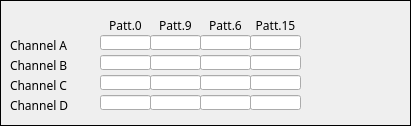
   <widget class="caFrame" name="caframe_6">
    <property name="geometry">
     <rect>
      <x>5</x>
      <y>220</y>
      <width>411</width>
      <height>126</height>
     </rect>
    </property>
    <property name="frameShape">
     <enum>QFrame::Box</enum>
    </property>
    <property name="frameShadow">
     <enum>QFrame::Plain</enum>
    </property>
    <property name="lineWidth">
     <number>1</number>
    </property>
    <property name="midLineWidth">
     <number>1</number>
    </property>
    <property name="background">
     <color>
      <red>0</red>
      <green>0</green>
      <blue>0</blue>
     </color>
    </property>
    <property name="backgroundMode">
     <enum>caFrame::Outline</enum>
    </property>
    <property name="styleSheet" stdset="0">
     <string notr="true"/>
    </property>
    <widget class="caLineEdit" name="calineedit_4">
     <property name="geometry">
      <rect>
       <x>200</x>
       <y>35</y>
       <width>51</width>
       <height>15</height>
      </rect>
     </property>
     <property name="font">
      <font>
       <family>Sans Serif</family>
       <pointsize>9</pointsize>
      </font>
     </property>
     <property name="text">
      <string/>
     </property>
     <property name="echoMode">
      <enum>QLineEdit::Normal</enum>
     </property>
     <property name="alignment">
      <set>Qt::AlignRight|Qt::AlignTop|Qt::AlignTrailing</set>
     </property>
     <property name="readOnly">
      <bool>true</bool>
     </property>
     <property name="channel" stdset="0">
      <string notr="true">$(BPM):dsc:coeff:ch_a:gain_2</string>
     </property>
     <property name="background">
      <color>
       <red>255</red>
       <green>255</green>
       <blue>255</blue>
      </color>
     </property>
     <property name="colorMode">
      <enum>caLineEdit::Static</enum>
     </property>
     <property name="precision">
      <number>3</number>
     </property>
     <property name="precisionMode">
      <enum>caLineEdit::User</enum>
     </property>
     <property name="fontScaleMode" stdset="0">
      <enum>caLineEdit::WidthAndHeight</enum>
     </property>
    </widget>
    <widget class="QLabel" name="label_21">
     <property name="geometry">
      <rect>
       <x>250</x>
       <y>15</y>
       <width>51</width>
       <height>20</height>
      </rect>
     </property>
     <property name="font">
      <font>
       <family>Sans Serif</family>
       <pointsize>9</pointsize>
      </font>
     </property>
     <property name="text">
      <string>Patt.15</string>
     </property>
     <property name="alignment">
      <set>Qt::AlignCenter</set>
     </property>
    </widget>
    <widget class="caLineEdit" name="calineedit_13">
     <property name="geometry">
      <rect>
       <x>150</x>
       <y>75</y>
       <width>51</width>
       <height>15</height>
      </rect>
     </property>
     <property name="font">
      <font>
       <family>Sans Serif</family>
       <pointsize>9</pointsize>
      </font>
     </property>
     <property name="text">
      <string/>
     </property>
     <property name="echoMode">
      <enum>QLineEdit::Normal</enum>
     </property>
     <property name="alignment">
      <set>Qt::AlignRight|Qt::AlignTop|Qt::AlignTrailing</set>
     </property>
     <property name="readOnly">
      <bool>true</bool>
     </property>
     <property name="channel" stdset="0">
      <string notr="true">$(BPM):dsc:coeff:ch_c:gain_1</string>
     </property>
     <property name="background">
      <color>
       <red>255</red>
       <green>255</green>
       <blue>255</blue>
      </color>
     </property>
     <property name="colorMode">
      <enum>caLineEdit::Static</enum>
     </property>
     <property name="precision">
      <number>3</number>
     </property>
     <property name="precisionMode">
      <enum>caLineEdit::User</enum>
     </property>
     <property name="fontScaleMode" stdset="0">
      <enum>caLineEdit::WidthAndHeight</enum>
     </property>
    </widget>
    <widget class="caRelatedDisplay" name="carelateddisplay_2">
     <property name="geometry">
      <rect>
       <x>310</x>
       <y>55</y>
       <width>31</width>
       <height>16</height>
      </rect>
     </property>
     <property name="font">
      <font>
       <pointsize>9</pointsize>
      </font>
     </property>
     <property name="labels">
      <string notr="true">plot</string>
     </property>
     <property name="files">
      <string notr="true">dsc_ch</string>
     </property>
     <property name="args">
      <string notr="true">BPM=$(BPM):dsc:coeff:ch_b,CH=B,BPM1=$(BPM)</string>
     </property>
    </widget>
    <widget class="caRelatedDisplay" name="carelateddisplay">
     <property name="geometry">
      <rect>
       <x>310</x>
       <y>35</y>
       <width>31</width>
       <height>16</height>
      </rect>
     </property>
     <property name="font">
      <font>
       <pointsize>9</pointsize>
      </font>
     </property>
     <property name="labels">
      <string notr="true">plot</string>
     </property>
     <property name="files">
      <string notr="true">dsc_ch</string>
     </property>
     <property name="args">
      <string notr="true">BPM=$(BPM):dsc:coeff:ch_a,CH=A,BPM1=$(BPM)</string>
     </property>
    </widget>
    <widget class="caLineEdit" name="calineedit_9">
     <property name="geometry">
      <rect>
       <x>150</x>
       <y>55</y>
       <width>51</width>
       <height>15</height>
      </rect>
     </property>
     <property name="font">
      <font>
       <family>Sans Serif</family>
       <pointsize>9</pointsize>
      </font>
     </property>
     <property name="text">
      <string/>
     </property>
     <property name="echoMode">
      <enum>QLineEdit::Normal</enum>
     </property>
     <property name="alignment">
      <set>Qt::AlignRight|Qt::AlignTop|Qt::AlignTrailing</set>
     </property>
     <property name="readOnly">
      <bool>true</bool>
     </property>
     <property name="channel" stdset="0">
      <string notr="true">$(BPM):dsc:coeff:ch_b:gain_1</string>
     </property>
     <property name="background">
      <color>
       <red>255</red>
       <green>255</green>
       <blue>255</blue>
      </color>
     </property>
     <property name="colorMode">
      <enum>caLineEdit::Static</enum>
     </property>
     <property name="precision">
      <number>3</number>
     </property>
     <property name="precisionMode">
      <enum>caLineEdit::User</enum>
     </property>
     <property name="fontScaleMode" stdset="0">
      <enum>caLineEdit::WidthAndHeight</enum>
     </property>
    </widget>
    <widget class="caLineEdit" name="calineedit_15">
     <property name="geometry">
      <rect>
       <x>100</x>
       <y>95</y>
       <width>51</width>
       <height>15</height>
      </rect>
     </property>
     <property name="font">
      <font>
       <family>Sans Serif</family>
       <pointsize>9</pointsize>
      </font>
     </property>
     <property name="text">
      <string/>
     </property>
     <property name="echoMode">
      <enum>QLineEdit::Normal</enum>
     </property>
     <property name="alignment">
      <set>Qt::AlignRight|Qt::AlignTop|Qt::AlignTrailing</set>
     </property>
     <property name="readOnly">
      <bool>true</bool>
     </property>
     <property name="channel" stdset="0">
      <string notr="true">$(BPM):dsc:coeff:ch_d:gain_0</string>
     </property>
     <property name="background">
      <color>
       <red>255</red>
       <green>255</green>
       <blue>255</blue>
      </color>
     </property>
     <property name="colorMode">
      <enum>caLineEdit::Static</enum>
     </property>
     <property name="precision">
      <number>3</number>
     </property>
     <property name="precisionMode">
      <enum>caLineEdit::User</enum>
     </property>
     <property name="fontScaleMode" stdset="0">
      <enum>caLineEdit::WidthAndHeight</enum>
     </property>
    </widget>
    <widget class="caLineEdit" name="calineedit_11">
     <property name="geometry">
      <rect>
       <x>100</x>
       <y>75</y>
       <width>51</width>
       <height>15</height>
      </rect>
     </property>
     <property name="font">
      <font>
       <family>Sans Serif</family>
       <pointsize>9</pointsize>
      </font>
     </property>
     <property name="text">
      <string/>
     </property>
     <property name="echoMode">
      <enum>QLineEdit::Normal</enum>
     </property>
     <property name="alignment">
      <set>Qt::AlignRight|Qt::AlignTop|Qt::AlignTrailing</set>
     </property>
     <property name="readOnly">
      <bool>true</bool>
     </property>
     <property name="channel" stdset="0">
      <string notr="true">$(BPM):dsc:coeff:ch_c:gain_0</string>
     </property>
     <property name="background">
      <color>
       <red>255</red>
       <green>255</green>
       <blue>255</blue>
      </color>
     </property>
     <property name="colorMode">
      <enum>caLineEdit::Static</enum>
     </property>
     <property name="precision">
      <number>3</number>
     </property>
     <property name="precisionMode">
      <enum>caLineEdit::User</enum>
     </property>
     <property name="fontScaleMode" stdset="0">
      <enum>caLineEdit::WidthAndHeight</enum>
     </property>
    </widget>
    <widget class="caLineEdit" name="calineedit_14">
     <property name="geometry">
      <rect>
       <x>250</x>
       <y>95</y>
       <width>51</width>
       <height>15</height>
      </rect>
     </property>
     <property name="font">
      <font>
       <family>Sans Serif</family>
       <pointsize>9</pointsize>
      </font>
     </property>
     <property name="text">
      <string/>
     </property>
     <property name="echoMode">
      <enum>QLineEdit::Normal</enum>
     </property>
     <property name="alignment">
      <set>Qt::AlignRight|Qt::AlignTop|Qt::AlignTrailing</set>
     </property>
     <property name="readOnly">
      <bool>true</bool>
     </property>
     <property name="channel" stdset="0">
      <string notr="true">$(BPM):dsc:coeff:ch_d:gain_3</string>
     </property>
     <property name="background">
      <color>
       <red>255</red>
       <green>255</green>
       <blue>255</blue>
      </color>
     </property>
     <property name="colorMode">
      <enum>caLineEdit::Static</enum>
     </property>
     <property name="precision">
      <number>3</number>
     </property>
     <property name="precisionMode">
      <enum>caLineEdit::User</enum>
     </property>
     <property name="fontScaleMode" stdset="0">
      <enum>caLineEdit::WidthAndHeight</enum>
     </property>
    </widget>
    <widget class="caLineEdit" name="calineedit_7">
     <property name="geometry">
      <rect>
       <x>100</x>
       <y>55</y>
       <width>51</width>
       <height>15</height>
      </rect>
     </property>
     <property name="font">
      <font>
       <family>Sans Serif</family>
       <pointsize>9</pointsize>
      </font>
     </property>
     <property name="text">
      <string/>
     </property>
     <property name="echoMode">
      <enum>QLineEdit::Normal</enum>
     </property>
     <property name="alignment">
      <set>Qt::AlignRight|Qt::AlignTop|Qt::AlignTrailing</set>
     </property>
     <property name="readOnly">
      <bool>true</bool>
     </property>
     <property name="channel" stdset="0">
      <string notr="true">$(BPM):dsc:coeff:ch_b:gain_0</string>
     </property>
     <property name="background">
      <color>
       <red>255</red>
       <green>255</green>
       <blue>255</blue>
      </color>
     </property>
     <property name="colorMode">
      <enum>caLineEdit::Static</enum>
     </property>
     <property name="precision">
      <number>3</number>
     </property>
     <property name="precisionMode">
      <enum>caLineEdit::User</enum>
     </property>
     <property name="fontScaleMode" stdset="0">
      <enum>caLineEdit::WidthAndHeight</enum>
     </property>
    </widget>
    <widget class="QLabel" name="label_10">
     <property name="geometry">
      <rect>
       <x>10</x>
       <y>55</y>
       <width>91</width>
       <height>20</height>
      </rect>
     </property>
     <property name="font">
      <font>
       <family>Sans Serif</family>
       <pointsize>9</pointsize>
      </font>
     </property>
     <property name="text">
      <string>Channel B</string>
     </property>
    </widget>
    <widget class="caLineEdit" name="calineedit_17">
     <property name="geometry">
      <rect>
       <x>150</x>
       <y>95</y>
       <width>51</width>
       <height>15</height>
      </rect>
     </property>
     <property name="font">
      <font>
       <family>Sans Serif</family>
       <pointsize>9</pointsize>
      </font>
     </property>
     <property name="text">
      <string/>
     </property>
     <property name="echoMode">
      <enum>QLineEdit::Normal</enum>
     </property>
     <property name="alignment">
      <set>Qt::AlignRight|Qt::AlignTop|Qt::AlignTrailing</set>
     </property>
     <property name="readOnly">
      <bool>true</bool>
     </property>
     <property name="channel" stdset="0">
      <string notr="true">$(BPM):dsc:coeff:ch_d:gain_1</string>
     </property>
     <property name="background">
      <color>
       <red>255</red>
       <green>255</green>
       <blue>255</blue>
      </color>
     </property>
     <property name="colorMode">
      <enum>caLineEdit::Static</enum>
     </property>
     <property name="precision">
      <number>3</number>
     </property>
     <property name="precisionMode">
      <enum>caLineEdit::User</enum>
     </property>
     <property name="fontScaleMode" stdset="0">
      <enum>caLineEdit::WidthAndHeight</enum>
     </property>
    </widget>
    <widget class="caLineEdit" name="calineedit_3">
     <property name="geometry">
      <rect>
       <x>150</x>
       <y>35</y>
       <width>51</width>
       <height>15</height>
      </rect>
     </property>
     <property name="font">
      <font>
       <family>Sans Serif</family>
       <pointsize>9</pointsize>
      </font>
     </property>
     <property name="text">
      <string/>
     </property>
     <property name="echoMode">
      <enum>QLineEdit::Normal</enum>
     </property>
     <property name="alignment">
      <set>Qt::AlignRight|Qt::AlignTop|Qt::AlignTrailing</set>
     </property>
     <property name="readOnly">
      <bool>true</bool>
     </property>
     <property name="channel" stdset="0">
      <string notr="true">$(BPM):dsc:coeff:ch_a:gain_1</string>
     </property>
     <property name="background">
      <color>
       <red>255</red>
       <green>255</green>
       <blue>255</blue>
      </color>
     </property>
     <property name="colorMode">
      <enum>caLineEdit::Static</enum>
     </property>
     <property name="precision">
      <number>3</number>
     </property>
     <property name="precisionMode">
      <enum>caLineEdit::User</enum>
     </property>
     <property name="fontScaleMode" stdset="0">
      <enum>caLineEdit::WidthAndHeight</enum>
     </property>
    </widget>
    <widget class="QLabel" name="label_12">
     <property name="geometry">
      <rect>
       <x>10</x>
       <y>75</y>
       <width>91</width>
       <height>20</height>
      </rect>
     </property>
     <property name="font">
      <font>
       <family>Sans Serif</family>
       <pointsize>9</pointsize>
      </font>
     </property>
     <property name="text">
      <string>Channel C</string>
     </property>
    </widget>
    <widget class="QLabel" name="label_9">
     <property name="geometry">
      <rect>
       <x>10</x>
       <y>35</y>
       <width>91</width>
       <height>20</height>
      </rect>
     </property>
     <property name="font">
      <font>
       <family>Sans Serif</family>
       <pointsize>9</pointsize>
      </font>
     </property>
     <property name="text">
      <string>Channel A</string>
     </property>
    </widget>
    <widget class="caLineEdit" name="calineedit_8">
     <property name="geometry">
      <rect>
       <x>200</x>
       <y>55</y>
       <width>51</width>
       <height>15</height>
      </rect>
     </property>
     <property name="font">
      <font>
       <family>Sans Serif</family>
       <pointsize>9</pointsize>
      </font>
     </property>
     <property name="text">
      <string/>
     </property>
     <property name="echoMode">
      <enum>QLineEdit::Normal</enum>
     </property>
     <property name="alignment">
      <set>Qt::AlignRight|Qt::AlignTop|Qt::AlignTrailing</set>
     </property>
     <property name="readOnly">
      <bool>true</bool>
     </property>
     <property name="channel" stdset="0">
      <string notr="true">$(BPM):dsc:coeff:ch_b:gain_2</string>
     </property>
     <property name="background">
      <color>
       <red>255</red>
       <green>255</green>
       <blue>255</blue>
      </color>
     </property>
     <property name="colorMode">
      <enum>caLineEdit::Static</enum>
     </property>
     <property name="precision">
      <number>3</number>
     </property>
     <property name="precisionMode">
      <enum>caLineEdit::User</enum>
     </property>
     <property name="fontScaleMode" stdset="0">
      <enum>caLineEdit::WidthAndHeight</enum>
     </property>
    </widget>
    <widget class="caLineEdit" name="calineedit_5">
     <property name="geometry">
      <rect>
       <x>250</x>
       <y>35</y>
       <width>51</width>
       <height>15</height>
      </rect>
     </property>
     <property name="font">
      <font>
       <family>Sans Serif</family>
       <pointsize>9</pointsize>
      </font>
     </property>
     <property name="text">
      <string/>
     </property>
     <property name="echoMode">
      <enum>QLineEdit::Normal</enum>
     </property>
     <property name="alignment">
      <set>Qt::AlignRight|Qt::AlignTop|Qt::AlignTrailing</set>
     </property>
     <property name="readOnly">
      <bool>true</bool>
     </property>
     <property name="channel" stdset="0">
      <string notr="true">$(BPM):dsc:coeff:ch_a:gain_3</string>
     </property>
     <property name="background">
      <color>
       <red>255</red>
       <green>255</green>
       <blue>255</blue>
      </color>
     </property>
     <property name="colorMode">
      <enum>caLineEdit::Static</enum>
     </property>
     <property name="precision">
      <number>3</number>
     </property>
     <property name="precisionMode">
      <enum>caLineEdit::User</enum>
     </property>
     <property name="fontScaleMode" stdset="0">
      <enum>caLineEdit::WidthAndHeight</enum>
     </property>
    </widget>
    <widget class="QLabel" name="label_13">
     <property name="geometry">
      <rect>
       <x>100</x>
       <y>15</y>
       <width>51</width>
       <height>20</height>
      </rect>
     </property>
     <property name="font">
      <font>
       <family>Sans Serif</family>
       <pointsize>9</pointsize>
      </font>
     </property>
     <property name="text">
      <string>Patt.0</string>
     </property>
     <property name="alignment">
      <set>Qt::AlignCenter</set>
     </property>
    </widget>
    <widget class="caLineEdit" name="calineedit_16">
     <property name="geometry">
      <rect>
       <x>200</x>
       <y>95</y>
       <width>51</width>
       <height>15</height>
      </rect>
     </property>
     <property name="font">
      <font>
       <family>Sans Serif</family>
       <pointsize>9</pointsize>
      </font>
     </property>
     <property name="text">
      <string/>
     </property>
     <property name="echoMode">
      <enum>QLineEdit::Normal</enum>
     </property>
     <property name="alignment">
      <set>Qt::AlignRight|Qt::AlignTop|Qt::AlignTrailing</set>
     </property>
     <property name="readOnly">
      <bool>true</bool>
     </property>
     <property name="channel" stdset="0">
      <string notr="true">$(BPM):dsc:coeff:ch_d:gain_2</string>
     </property>
     <property name="background">
      <color>
       <red>255</red>
       <green>255</green>
       <blue>255</blue>
      </color>
     </property>
     <property name="colorMode">
      <enum>caLineEdit::Static</enum>
     </property>
     <property name="precision">
      <number>3</number>
     </property>
     <property name="precisionMode">
      <enum>caLineEdit::User</enum>
     </property>
     <property name="fontScaleMode" stdset="0">
      <enum>caLineEdit::WidthAndHeight</enum>
     </property>
    </widget>
    <widget class="QLabel" name="label_20">
     <property name="geometry">
      <rect>
       <x>200</x>
       <y>15</y>
       <width>51</width>
       <height>20</height>
      </rect>
     </property>
     <property name="font">
      <font>
       <family>Sans Serif</family>
       <pointsize>9</pointsize>
      </font>
     </property>
     <property name="text">
      <string>Patt.6</string>
     </property>
     <property name="alignment">
      <set>Qt::AlignCenter</set>
     </property>
    </widget>
    <widget class="caLineEdit" name="calineedit_2">
     <property name="geometry">
      <rect>
       <x>100</x>
       <y>35</y>
       <width>51</width>
       <height>15</height>
      </rect>
     </property>
     <property name="font">
      <font>
       <family>Sans Serif</family>
       <pointsize>9</pointsize>
      </font>
     </property>
     <property name="text">
      <string/>
     </property>
     <property name="echoMode">
      <enum>QLineEdit::Normal</enum>
     </property>
     <property name="alignment">
      <set>Qt::AlignRight|Qt::AlignTop|Qt::AlignTrailing</set>
     </property>
     <property name="readOnly">
      <bool>true</bool>
     </property>
     <property name="channel" stdset="0">
      <string notr="true">$(BPM):dsc:coeff:ch_a:gain_0</string>
     </property>
     <property name="background">
      <color>
       <red>255</red>
       <green>255</green>
       <blue>255</blue>
      </color>
     </property>
     <property name="colorMode">
      <enum>caLineEdit::Static</enum>
     </property>
     <property name="framePresent" stdset="0">
      <bool>false</bool>
     </property>
     <property name="frameLineWidth" stdset="0">
      <number>0</number>
     </property>
     <property name="precision">
      <number>3</number>
     </property>
     <property name="precisionMode">
      <enum>caLineEdit::User</enum>
     </property>
     <property name="fontScaleMode" stdset="0">
      <enum>caLineEdit::WidthAndHeight</enum>
     </property>
    </widget>
    <widget class="caRelatedDisplay" name="carelateddisplay_3">
     <property name="geometry">
      <rect>
       <x>310</x>
       <y>75</y>
       <width>31</width>
       <height>16</height>
      </rect>
     </property>
     <property name="font">
      <font>
       <pointsize>9</pointsize>
      </font>
     </property>
     <property name="labels">
      <string notr="true">plot</string>
     </property>
     <property name="files">
      <string notr="true">dsc_ch</string>
     </property>
     <property name="args">
      <string notr="true">BPM=$(BPM):dsc:coeff:ch_c,CH=C,BPM1=$(BPM)</string>
     </property>
    </widget>
    <widget class="caLineEdit" name="calineedit_6">
     <property name="geometry">
      <rect>
       <x>250</x>
       <y>55</y>
       <width>51</width>
       <height>15</height>
      </rect>
     </property>
     <property name="font">
      <font>
       <family>Sans Serif</family>
       <pointsize>9</pointsize>
      </font>
     </property>
     <property name="text">
      <string/>
     </property>
     <property name="echoMode">
      <enum>QLineEdit::Normal</enum>
     </property>
     <property name="alignment">
      <set>Qt::AlignRight|Qt::AlignTop|Qt::AlignTrailing</set>
     </property>
     <property name="readOnly">
      <bool>true</bool>
     </property>
     <property name="channel" stdset="0">
      <string notr="true">$(BPM):dsc:coeff:ch_b:gain_3</string>
     </property>
     <property name="background">
      <color>
       <red>255</red>
       <green>255</green>
       <blue>255</blue>
      </color>
     </property>
     <property name="colorMode">
      <enum>caLineEdit::Static</enum>
     </property>
     <property name="precision">
      <number>3</number>
     </property>
     <property name="precisionMode">
      <enum>caLineEdit::User</enum>
     </property>
     <property name="fontScaleMode" stdset="0">
      <enum>caLineEdit::WidthAndHeight</enum>
     </property>
    </widget>
    <widget class="caLineEdit" name="calineedit_10">
     <property name="geometry">
      <rect>
       <x>250</x>
       <y>75</y>
       <width>51</width>
       <height>15</height>
      </rect>
     </property>
     <property name="font">
      <font>
       <family>Sans Serif</family>
       <pointsize>9</pointsize>
      </font>
     </property>
     <property name="text">
      <string/>
     </property>
     <property name="echoMode">
      <enum>QLineEdit::Normal</enum>
     </property>
     <property name="alignment">
      <set>Qt::AlignRight|Qt::AlignTop|Qt::AlignTrailing</set>
     </property>
     <property name="readOnly">
      <bool>true</bool>
     </property>
     <property name="channel" stdset="0">
      <string notr="true">$(BPM):dsc:coeff:ch_c:gain_3</string>
     </property>
     <property name="background">
      <color>
       <red>255</red>
       <green>255</green>
       <blue>255</blue>
      </color>
     </property>
     <property name="colorMode">
      <enum>caLineEdit::Static</enum>
     </property>
     <property name="precision">
      <number>3</number>
     </property>
     <property name="precisionMode">
      <enum>caLineEdit::User</enum>
     </property>
     <property name="fontScaleMode" stdset="0">
      <enum>caLineEdit::WidthAndHeight</enum>
     </property>
    </widget>
    <widget class="QLabel" name="label_11">
     <property name="geometry">
      <rect>
       <x>10</x>
       <y>95</y>
       <width>91</width>
       <height>20</height>
      </rect>
     </property>
     <property name="font">
      <font>
       <family>Sans Serif</family>
       <pointsize>9</pointsize>
      </font>
     </property>
     <property name="text">
      <string>Channel D</string>
     </property>
    </widget>
    <widget class="QLabel" name="label_14">
     <property name="geometry">
      <rect>
       <x>150</x>
       <y>15</y>
       <width>51</width>
       <height>20</height>
      </rect>
     </property>
     <property name="font">
      <font>
       <family>Sans Serif</family>
       <pointsize>9</pointsize>
      </font>
     </property>
     <property name="text">
      <string>Patt.9</string>
     </property>
     <property name="alignment">
      <set>Qt::AlignCenter</set>
     </property>
    </widget>
    <widget class="caLineEdit" name="calineedit_12">
     <property name="geometry">
      <rect>
       <x>200</x>
       <y>75</y>
       <width>51</width>
       <height>15</height>
      </rect>
     </property>
     <property name="font">
      <font>
       <family>Sans Serif</family>
       <pointsize>9</pointsize>
      </font>
     </property>
     <property name="text">
      <string/>
     </property>
     <property name="echoMode">
      <enum>QLineEdit::Normal</enum>
     </property>
     <property name="alignment">
      <set>Qt::AlignRight|Qt::AlignTop|Qt::AlignTrailing</set>
     </property>
     <property name="readOnly">
      <bool>true</bool>
     </property>
     <property name="channel" stdset="0">
      <string notr="true">$(BPM):dsc:coeff:ch_c:gain_2</string>
     </property>
     <property name="background">
      <color>
       <red>255</red>
       <green>255</green>
       <blue>255</blue>
      </color>
     </property>
     <property name="colorMode">
      <enum>caLineEdit::Static</enum>
     </property>
     <property name="precision">
      <number>3</number>
     </property>
     <property name="precisionMode">
      <enum>caLineEdit::User</enum>
     </property>
     <property name="fontScaleMode" stdset="0">
      <enum>caLineEdit::WidthAndHeight</enum>
     </property>
    </widget>
    <widget class="caRelatedDisplay" name="carelateddisplay_4">
     <property name="geometry">
      <rect>
       <x>310</x>
       <y>95</y>
       <width>31</width>
       <height>16</height>
      </rect>
     </property>
     <property name="font">
      <font>
       <pointsize>9</pointsize>
      </font>
     </property>
     <property name="labels">
      <string notr="true">plot</string>
     </property>
     <property name="files">
      <string notr="true">dsc_ch</string>
     </property>
     <property name="args">
      <string notr="true">BPM=$(BPM):dsc:coeff:ch_d,CH=D,BPM1=$(BPM)</string>
     </property>
    </widget>
   </widget>
